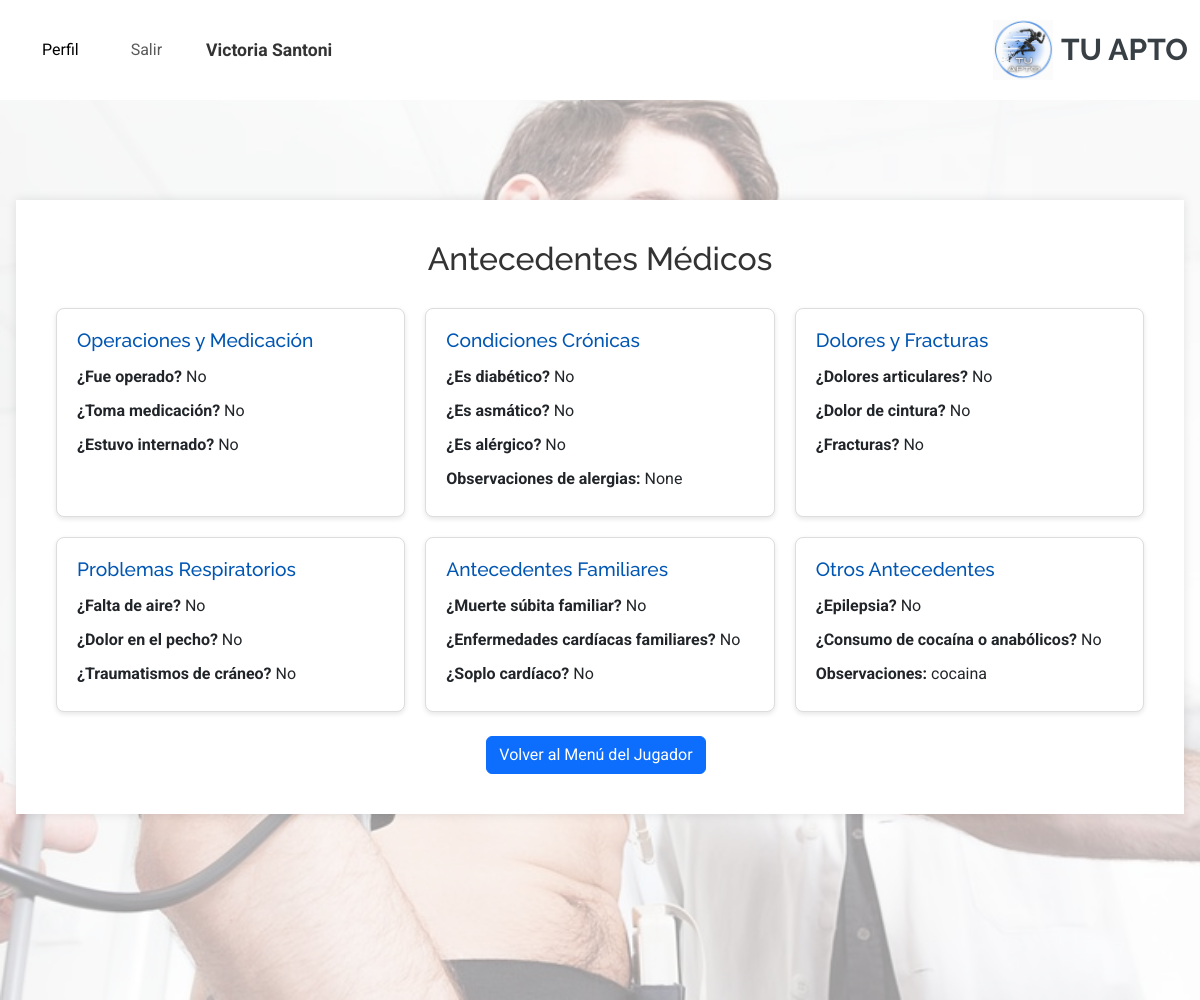
Screenshot of /registro-medico/ver_antecedente/14/ (signed in) with the database file from the repository.
### account/models.py (models this page shows, shortened)
class Profile(models.Model):
    user = models.OneToOneField(settings.AUTH_USER_MODEL, on_delete=models.CASCADE)
    nombre = models.CharField(max_length=30, blank=True, null=True)
    apellido = models.CharField(max_length=30, blank=True, null=True)
    dni = models.CharField(max_length=15, blank=True, null=True)
    fecha_nacimiento = models.DateField(blank=True, null=True)
    email = models.EmailField(max_length=254, unique=True)
    rol = models.CharField(
        max_length=20,
        choices=[
            ('jugador', 'Jugador'),  # Valor predeterminado actualizado a "jugador"
            ('medico', 'Médico'),
            ('representante', 'Representante'),
        ],
        default='jugador'
    )
    class Meta:
        ordering = ['user__username']

### RegistroMedico/models.py (models this page shows)
class AntecedenteEnfermedades(models.Model):
    idantecedente_enfermedades = models.AutoField(primary_key=True)
    fue_operado = models.BooleanField(null=True, blank=True, default=None)
    toma_medicacion = models.BooleanField(null=True, blank=True, default=None)
    estuvo_internado = models.BooleanField(null=True, blank=True, default=None)
    sufre_hormigueos = models.BooleanField(null=True, blank=True, default=None)
    es_diabetico = models.BooleanField(null=True, blank=True, default=None)
    es_amatico = models.BooleanField(null=True, blank=True, default=None)  # 'asmático' corregido como 'es_amatico'
    es_alergico = models.BooleanField(null=True, blank=True, default=None)
    alerg_observ = models.CharField(max_length=100, null=True, blank=True, default=None)
    antecedente_epilepsia = models.BooleanField(null=True, blank=True, default=None)
    desviacion_columna = models.BooleanField(null=True, blank=True, default=None)
    dolor_cintira = models.BooleanField(null=True, blank=True, default=None)
    fracturas = models.BooleanField(null=True, blank=True, default=None)
    dolores_articulares = models.BooleanField(null=True, blank=True, default=None)
    falta_aire = models.BooleanField(null=True, blank=True, default=None)
    tramatismos_craneo = models.BooleanField(null=True, blank=True, default=None)
    dolor_pecho = models.BooleanField(null=True, blank=True, default=None)
    perdida_conocimiento = models.BooleanField(null=True, blank=True, default=None)
    presion_arterial = models.BooleanField(null=True, blank=True, default=None)
    muerte_subita_familiar = models.BooleanField(null=True, blank=True, default=None)
    enfermedad_cardiaca_familiar = models.BooleanField(null=True, blank=True, default=None)
    soplo_cardiaco = models.BooleanField(null=True, blank=True, default=None)
    abstenerce_competencia = models.BooleanField(null=True, blank=True, default=None)
    antecedentes_coronarios_familiares = models.BooleanField(null=True, blank=True, default=None)
    fumar_hipertension_diabetes = models.BooleanField(null=True, blank=True, default=None)
    fhd_observacion = models.CharField(max_length=100, null=True, blank=True, default=None)
    consumo_cocaina_anabolicos = models.BooleanField(null=True, blank=True, default=None)
    cca_observaciones = models.CharField(max_length=100, null=True, blank=True, default=None)
    idfichaMedica = models.OneToOneField('RegistroMedico', on_delete=models.CASCADE, unique=True)
    class Meta:
        db_table = 'antecedente_enfermedades'

### RegistroMedico/views.py (the view)
# urls.py: path('ver_antecedente/<int:jugador_id>/', VerAntecedenteView.as_view(), name='ver_antecedente'),
class VerAntecedenteView(DetailView):
    model = AntecedenteEnfermedades  # Ahora la vista se basa en AntecedenteEnfermedades
    template_name = 'registro_medico/ver_antecedentes.html'
    context_object_name = 'antecedente'  # Se utiliza 'antecedente' para el objeto en la plantilla
    def get_object(self, queryset=None):
        jugador_id = self.kwargs.get('jugador_id')  # Obtener el ID del jugador desde la URL
        jugador = get_object_or_404(Jugador, id=jugador_id)  # Obtener el objeto jugador
        print(jugador)
        jugador_categoria_equipo = JugadorCategoriaEquipo.objects.filter(jugador=jugador).first()
        torneo = jugador_categoria_equipo.categoria_equipo.categoria.torneo
        ficha_medica = RegistroMedico.objects.filter(jugador=jugador, torneo=torneo).first()
        antecedente = get_object_or_404(AntecedenteEnfermedades, idfichaMedica=ficha_medica)
        print(antecedente)
        return antecedente
    def get_context_data(self, **kwargs):
        context = super().get_context_data(**kwargs)
        antecedente = self.object  # Obtén el antecedente actual
        profile = self.request.user.profile
        context['profile'] = profile  # Pasar el perfil al contexto
        ficha_medica = antecedente.idfichaMedica
        context['ficha_medica'] = ficha_medica  # Añade la ficha médica al contexto
        return context

### persona/models.py (called while the page is built)
    def __str__(self):
        return f"{self.persona.profile.nombre} {self.persona.profile.apellido}"

### RegistroMedico/templates/registro_medico/ver_antecedentes.html (shortened to what this page needs)
{% extends 'core/base.html' %}
{% load static %}
{% load widget_tweaks %}
{% block content %}
    <main class="px-3" style="position: relative; min-height: 100vh; width: 100%; margin: 0; padding: 0;">
        <div style="position: relative; z-index: 1; ">
                <div class="container"  style="margin-top: 100px;">
                    <h2>Antecedentes Médicos</h2>
                    <div class="grid">
                        <div class="card">
                            <h3>Operaciones y Medicación</h3>
                            <p><span>¿Fue operado?</span> {{ antecedente.fue_operado|yesno:"Sí,No" }}</p>
                            <p><span>¿Toma medicación?</span> {{ antecedente.toma_medicacion|yesno:"Sí,No" }}</p>
                            <p><span>¿Estuvo internado?</span> {{ antecedente.estuvo_internado|yesno:"Sí,No" }}</p>
                        </div>
                        <div class="card">
                            <h3>Condiciones Crónicas</h3>
                            <p><span>¿Es diabético?</span> {{ antecedente.es_diabetico|yesno:"Sí,No" }}</p>
                            <p><span>¿Es asmático?</span> {{ antecedente.es_amatico|yesno:"Sí,No" }}</p>
                            <p><span>¿Es alérgico?</span> {{ antecedente.es_alergico|yesno:"Sí,No" }}</p>
                            <p><span>Observaciones de alergias:</span> {{ antecedente.alerg_observ }}</p>
                        </div>
                        <div class="card">
                            <h3>Dolores y Fracturas</h3>
                            <p><span>¿Dolores articulares?</span> {{ antecedente.dolores_articulares|yesno:"Sí,No" }}</p>
                            <p><span>¿Dolor de cintura?</span> {{ antecedente.dolor_cintira|yesno:"Sí,No" }}</p>
                            <p><span>¿Fracturas?</span> {{ antecedente.fracturas|yesno:"Sí,No" }}</p>
                        </div>
                        <div class="card">
                            <h3>Problemas Respiratorios</h3>
                            <p><span>¿Falta de aire?</span> {{ antecedente.falta_aire|yesno:"Sí,No" }}</p>
                            <p><span>¿Dolor en el pecho?</span> {{ antecedente.dolor_pecho|yesno:"Sí,No" }}</p>
                            <p><span>¿Traumatismos de cráneo?</span> {{ antecedente.tramatismos_craneo|yesno:"Sí,No" }}</p>
                        </div>
                        <div class="card">
                            <h3>Antecedentes Familiares</h3>
                            <p><span>¿Muerte súbita familiar?</span> {{ antecedente.muerte_subita_familiar|yesno:"Sí,No" }}</p>
                            <p><span>¿Enfermedades cardíacas familiares?</span> {{ antecedente.enfermedad_cardiaca_familiar|yesno:"Sí,No" }}</p>
                            <p><span>¿Soplo cardíaco?</span> {{ antecedente.soplo_cardiaco|yesno:"Sí,No" }}</p>
                        </div>
                        <div class="card">
                            <h3>Otros Antecedentes</h3>
                            <p><span>¿Epilepsia?</span> {{ antecedente.antecedente_epilepsia|yesno:"Sí,No" }}</p>
                            <p><span>¿Consumo de cocaína o anabólicos?</span> {{ antecedente.consumo_cocaina_anabolicos|yesno:"Sí,No" }}</p>
                            <p><span>Observaciones:</span> {{ antecedente.cca_observaciones }}</p>
                        </div>
                    </div>
                    <div class="d-flex justify-content-center mt-4">
                        <a href="{% url 'menu_jugador' %}" class="btn btn-primary me-2">Volver al Menú del Jugador</a>
                    </div>
                </div>
        </div>
    </main>
{% endblock %}

### core/templates/core/base.html (shortened to what this page needs)
<!DOCTYPE html>
<html lang="en">
<head>
    {% load static %}
    <link rel="stylesheet" href="https://cdnjs.cloudflare.com/ajax/libs/font-awesome/5.15.4/css/all.min.css">
    <link href="https://cdn.jsdelivr.net/npm/bootstrap@5.3.0-alpha1/dist/css/bootstrap.min.css" rel="stylesheet">
    <link href="{% static 'core/vendor/bootstrap/css/bootstrap.min.css' %}" rel="stylesheet">
    <link href="{% static 'core/vendor/bootstrap-icons/bootstrap-icons.css' %}" rel="stylesheet">
    <link href="{% static 'core/vendor/aos/aos.css' %}" rel="stylesheet">
    <link href="{% static 'core/vendor/glightbox/css/glightbox.min.css' %}" rel="stylesheet">
    <link href="{% static 'core/vendor/swiper/swiper-bundle.min.css' %}" rel="stylesheet">
    <link href="{% static 'core/css/main.css' %}" rel="stylesheet">
</head>
<body class="index-page">
    <header id="header" class="header d-flex align-items-center sticky-top">
        <div class="container-fluid position-relative d-flex align-items-center justify-content-between">
                <a href="" class="logo d-flex align-items-center me-auto me-xl-0">
                    <img src="{% static 'core/img/milogo.jpg' %}" alt="Logo"  >
                    <h1 class="sitename" >TU APTO</h1>
                </a>
                <nav id="navmenu" class="navbar navbar-expand-lg navbar-light bg-white">
                    <div class="container-fluid">
                        <div class="collapse navbar-collapse" id="navbarNav">
                            <ul class="navbar-nav ms-auto align-items-center">
                                {% if request.path != '/account/login/' %}
                                    {% if user.is_authenticated %}
                                        <li class="nav-item me-3">
                                            <a href="{% url 'perfil' %}" class="nav-link active">Perfil</a>
                                        </li>
                                        <li class="nav-item me-3">
                                            <button type="button" class="btn btn-link nav-link" data-bs-toggle="modal" data-bs-target="#logoutModal">
                                                Salir
                                            </button>
                                        </li>
                                        <li class="nav-item">
                                            <span class="navbar-text fw-bold">
                                                {{ profile.nombre }} {{ profile.apellido }}
                                            </span>
                                        </li>
                                        {% if profile.rol == 'jugador' %}
                                            <li class="nav-item me-3">
                                                <a href="{% url 'menu_jugador' %}" class="nav-link"></a>
                                            </li>
                                        {% endif %}
                                    {% endif %}
                                {% endif %}
                            </ul>
                        </div>
                    </div>
                </nav>
        </div>
    </header>
    {% block content %}{% endblock %}
</body>
</html>

### core/static/core/css/main.css (style rules this page uses)
:root { --default-font: "Roboto", system-ui, -apple-system, "Segoe UI", Roboto, "Helvetica Neue", Arial, "Noto Sans", "Liberation Sans", sans-serif, "Apple Color Emoji", "Segoe UI Emoji", "Segoe UI Symbol", "Noto Color Emoji"; --heading-font: "Raleway", sans-serif; --nav-font: "Poppins", sans-serif; }
:root { --background-color: #ffffff; --default-color: #444444; --heading-color: #384046; --accent-color: #3498db; --surface-color: #ffffff; --contrast-color: #ffffff; }
:root { --nav-color: #444444; --nav-hover-color: #3498db; --nav-mobile-background-color: #ffffff; --nav-dropdown-background-color: #ffffff; --nav-dropdown-color: #444444; --nav-dropdown-hover-color: #3498db; }
:root { scroll-behavior: smooth; }
body { color: var(--default-color); background-color: var(--background-color); font-family: var(--default-font); }
a { color: var(--accent-color); text-decoration: none; transition: 0.3s; }
h1, h2, h3, h4, h5, h6 { color: var(--heading-color); font-family: var(--heading-font); }
.header { color: var(--default-color); background-color: var(--background-color); padding: 20px 0; transition: all 0.5s; z-index: 997; }
.header .logo { line-height: 1; }
.header .logo img { max-height: 60px; margin-right: 8px; }
.header .logo h1 { font-size: 30px; margin: 0; font-weight: 700; color: var(--heading-color); }
@media (max-width: 1200px) { .header .logo { order: 1; } }
.navbar-nav .nav-link { transition: transform 0.3s ease; }
#navmenu { background-color: #f8f9fa; }
#navmenu .navbar-text { color: #333; font-size: 1.1rem; }
#navmenu .nav-item { padding: 0 10px; }

### RegistroMedico/templates/registro_medico/ver_antecedentes.html (style rules this page uses)
body { margin: 0; }
main { margin-top: 0 !important; padding-top: 0 !important; }
.container { max-width: 1200px; padding:40px; background-color: white; box-shadow: 0 0 10px rgba(0, 0, 0, 0.1); }
h2 { text-align: center; color: #333; margin-bottom: 30px; }
.grid { display: grid; grid-template-columns: repeat(auto-fit, minmax(300px, 1fr)); gap: 20px; }
.card { background-color: #fff; padding: 20px; border: 1px solid #ddd; border-radius: 8px; box-shadow: 0 2px 5px rgba(0, 0, 0, 0.1); }
.card h3 { margin-top: 0; font-size: 1.2em; color: #0056b3; }
.card p { margin: 5px 0; }
.card span { font-weight: bold; }

### rows the page displays
Profile: nombre "Victoria", apellido "Santoni"
AntecedenteEnfermedades: fue_operado "No", toma_medicacion "No", estuvo_internado "No", es_diabetico "No", es_amatico "No", es_alergico "No", alerg_observ "None", dolores_articulares "No", dolor_cintira "No", fracturas "No", falta_aire "No", dolor_pecho "No", tramatismos_craneo "No", muerte_subita_familiar "No", enfermedad_cardiaca_familiar "No", soplo_cardiaco "No", antecedente_epilepsia "No", consumo_cocaina_anabolicos "No", cca_observaciones "cocaina"
